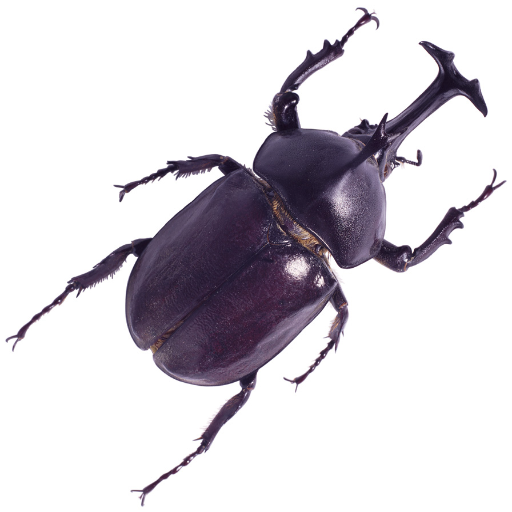
#> input picture Python/DImgP_2022/Ch09/Bug.bmp, 512 x 512 px
$ python thresholding.py
#> lines starting #> are read from the running program, lines starting #| are printed output that depends on the picture; after the words box and inside, x2 and y2 are one past the last pixel; in counts of white or black regions, pixels touching at a corner belong together
import numpy as np
import cv2

img1 = cv2.imread( "Bug.bmp", 0 )
#> img1: shape (512, 512); min 16, max 255, mean 212.6
thresh, img2 = cv2.threshold( img1, 127, 255,
               cv2.THRESH_BINARY_INV + cv2.THRESH_OTSU )
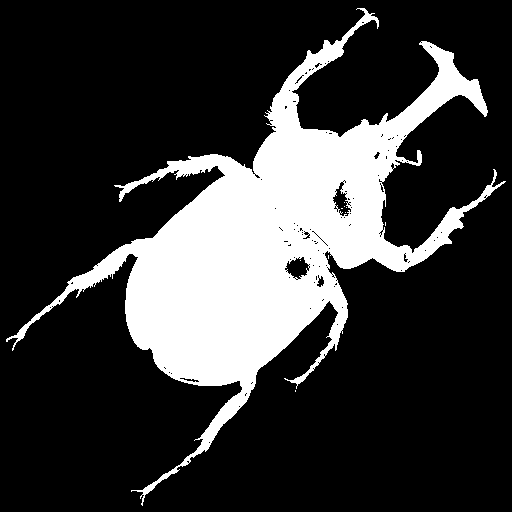
#> img2: shape (512, 512); 21.9% white; 10 white regions (9 under 20 px), largest, box (x1, y1, x2, y2) and area: (6, 8, 506, 506) 57365
#> thresh = 159
print( "Threshold =", thresh )
#| Threshold = 159.0
cv2.imshow( "Original Image",  img1 )
cv2.imshow( "Thresholding", img2 )
cv2.waitKey( 0 )
